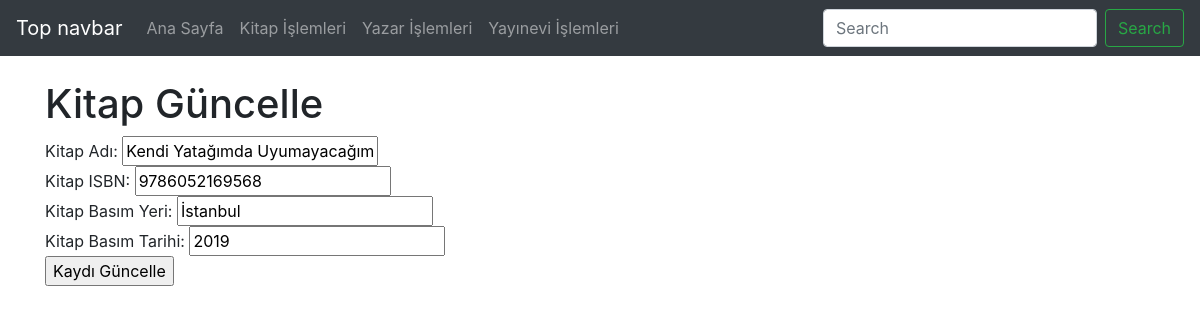
Screenshot of /alpertemiz_final/kitapguncellenecek.php?kitapNo=12 with the database file from the repository.
### tables this page shows
CREATE TABLE `kitap` (
  `kitapNo` smallint(6) NOT NULL COMMENT 'Kitap tablosunun ana anahtarı',
  `kitapKayitTarih` timestamp NOT NULL DEFAULT CURRENT_TIMESTAMP COMMENT 'kitabın veri tabanına kayıt tarihi',
  `kitapAdi` varchar(200) NOT NULL COMMENT 'kitabın tam adı',
  `ISBN` varchar(13) NOT NULL COMMENT '13 haneli ISBN bilgisi',
  `kitapBasimYer` varchar(50) NOT NULL COMMENT 'kitabın basım yeri',
  `kitapBasimTarih` year(4) NOT NULL COMMENT 'kitabın basım yılı',
  `yayineviKayitNo` int(11) NOT NULL COMMENT 'Yayınevi Numarası Bilgisi',
  `yazarKayitNo` int(11) NOT NULL COMMENT 'yazar numara bilgisi'
);

### alpertemiz_final/kitapguncellenecek.php (the view, shortened to what this page needs)
<?php
    require_once("baglanti.php");
    $guncellenecek = mysqli_real_escape_string($baglanti, $_GET["kitapNo"]);
    $sorgu = mysqli_query($baglanti, "SELECT * FROM kitap WHERE kitapNo = $guncellenecek");
    $satir = mysqli_fetch_assoc($sorgu)
?>
<!DOCTYPE html>
<html lang="tr"><head><meta http-equiv="Content-Type" content="text/html; charset=UTF-8">
<link href="bootstrap.min.css" rel="stylesheet">
    <link href="./katalog_files/navbar-top.css" rel="stylesheet">
  </head>
  <body>
    <nav class="navbar navbar-expand-md navbar-dark bg-dark mb-4">
  <a class="navbar-brand" href="https://getbootstrap.com/docs/4.4/examples/navbar-static/#">Top navbar</a>
  <div class="collapse navbar-collapse" id="navbarCollapse">
    <ul class="navbar-nav mr-auto">
      <li class="nav-item">
        <a class="nav-link" href="index.php">Ana Sayfa </a>
      </li>
      <li class="nav-item">
        <a class="nav-link" href="kitap.php">Kitap İşlemleri</a>
      </li>
      <li class="nav-item">
        <a class="nav-link" href="yazar.php">Yazar İşlemleri</a>
      </li>
      <li class="nav-item">
        <a class="nav-link" href="yayinevi.php">Yayınevi İşlemleri</a>
      </li>
    </ul>
    <form class="form-inline mt-2 mt-md-0">
      <input class="form-control mr-sm-2" type="text" placeholder="Search" aria-label="Search">
      <button class="btn btn-outline-success my-2 my-sm-0" type="submit">Search</button>
    </form>
  </div>
</nav>
<main role="main" class="container">
<h1>Kitap Güncelle</h1>
        <form action="kitap_guncellendi.php" method="post">
            Kitap Adı: <input type="text" value="<?php echo $satir["kitapAdi"] ;?>" name="kitapAdi"><br>
            Kitap ISBN: <input type="text" value="<?php echo $satir["ISBN"] ;?>" name="ISBN"><br>
            Kitap Basım Yeri: <input type="text" value="<?php echo $satir["kitapBasimYer"] ;?>" name="kitapBasimYer"><br>
            Kitap Basım Tarihi: <input type="text" value="<?php echo $satir["kitapBasimTarih"] ;?>" name="kitapBasimTarih"><br>
            <input type="submit" value="Kaydı Güncelle">
        </form>
</main>
</body></html>

### alpertemiz_final/navbar-top.css (style rules this page uses)
body { min-height: 75rem; }

### rows the page displays
kitap: kitapAdi "Kendi Yatağımda Uyumayacağım!", ISBN "9786052169568", kitapBasimYer "İstanbul", kitapBasimTarih "2019"
